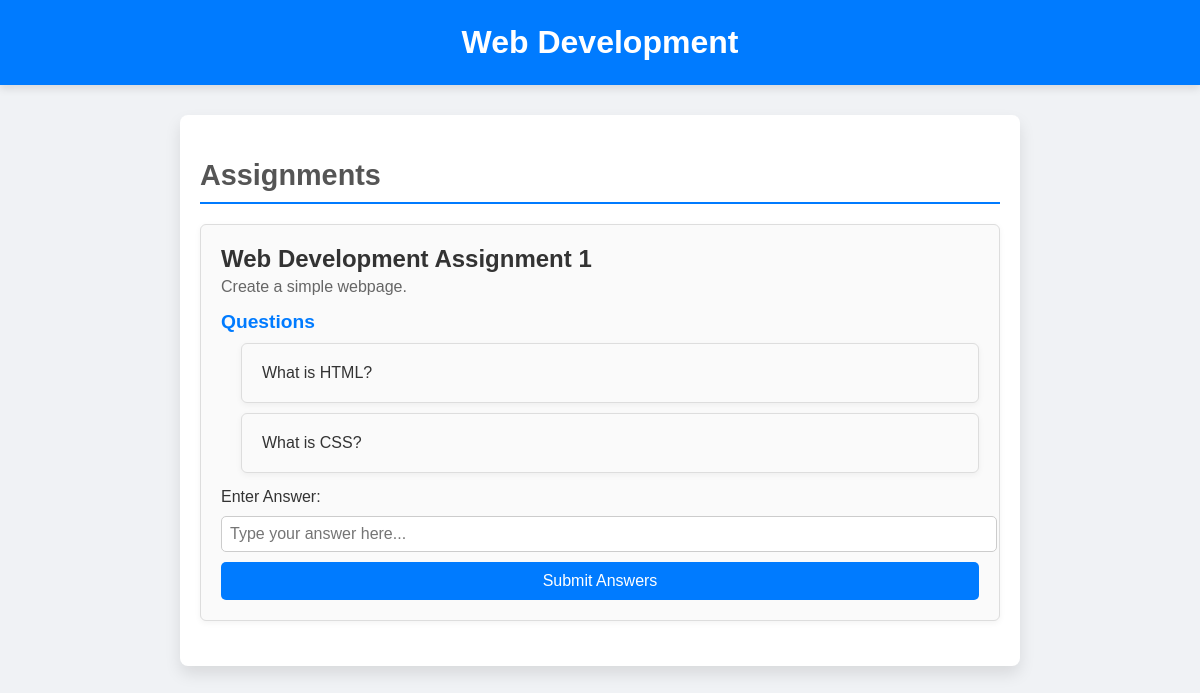
/course/2, run on the app's committed database.
### app.py (models this page shows)
class Courses(db.Model):
    id = db.Column(db.Integer, primary_key=True)
    name = db.Column(db.String(100), nullable=False)
    description = db.Column(db.String(100), nullable=False)

class Assignments(db.Model):
    id = db.Column(db.Integer, primary_key=True)
    name = db.Column(db.String(100), nullable=False)
    description = db.Column(db.String(100), nullable=False)
    course_id = db.Column(db.Integer, db.ForeignKey('courses.id'), nullable=False)
    questions = db.Column(db.String(100), nullable=False)

### app.py (the view)
@app.route('/course/<int:course_name>')
def course(course_name):
    course = Courses.query.filter_by(id=course_name).first()
    if course:
        assignments = Assignments.query.filter_by(course_id=course.id).all()
        return render_template('course.html', course=course, assignments=assignments)
    return "Course not found", 404

### templates/course.html (shortened to what this page needs)
<!DOCTYPE html>
<html lang="en">
  <head>
  </head>
  <body>
    <header>
      <h1>{{ course.name }}</h1>
    </header>
    <div class="container">
      <h2>Assignments</h2>
      <ul>
        {% for assignment in assignments %}
        <li>
          <h3>{{ assignment.name }}</h3>
          <p>{{ assignment.description }}</p>
          <div class="questions">
            <h4>Questions</h4>
            <ul>
              {% for question in assignment.questions.split(';') %}
              <li>{{ question }}</li>
              {% endfor %}
            </ul>
          </div>
          <form action="{{ url_for('submit_assignment') }}" method="POST">
            <label for="grade">Enter Answer:</label>
            <input type="text" name="grade" required placeholder="Type your answer here..." />
            <button type="submit">Submit Answers</button>
          </form>
        </li>
        {% endfor %}
      </ul>
    </div>
  </body>
</html>

### templates/course.html (style rules this page uses)
body { font-family: Arial, sans-serif; background-color: #f0f2f5; margin: 0; padding: 0; }
header { background-color: #007bff; color: white; padding: 1.5em 0; text-align: center; box-shadow: 0 4px 8px rgba(0, 0, 0, 0.1); }
header h1 { font-size: 2em; margin: 0; }
.container { width: 90%; max-width: 800px; margin: 30px auto; padding: 20px; background-color: #fff; border-radius: 8px; box-shadow: 0 8px 16px rgba(0, 0, 0, 0.1); }
h2 { color: #555; font-size: 1.8em; border-bottom: 2px solid #007bff; padding-bottom: 10px; margin-bottom: 20px; }
ul { list-style-type: none; padding: 0; }
li { margin-bottom: 25px; padding: 20px; border: 1px solid #ddd; border-radius: 6px; background-color: #fafafa; box-shadow: 0 2px 6px rgba(0, 0, 0, 0.05); }
li h3 { font-size: 1.5em; color: #333; margin: 0; }
li p { color: #666; margin: 5px 0 15px; }
.questions h4 { font-size: 1.2em; color: #007bff; margin-top: 15px; margin-bottom: 10px; }
.questions ul { padding-left: 20px; }
.questions li { margin-bottom: 10px; color: #333; }
form { display: flex; flex-direction: column; gap: 10px; margin-top: 15px; }
label { font-size: 1em; color: #333; }
input[type="text"] { padding: 8px; font-size: 1em; border-radius: 5px; border: 1px solid #ccc; width: 100%; }
button[type="submit"] { padding: 10px; font-size: 1em; color: #fff; background-color: #007bff; border: none; border-radius: 5px; cursor: pointer; transition: background-color 0.3s ease; }

### data on the page
Courses: name "Web Development"
Assignments: name "Web Development Assignment 1", description "Create a simple webpage.", question "What is HTML?" "What is CSS?"
